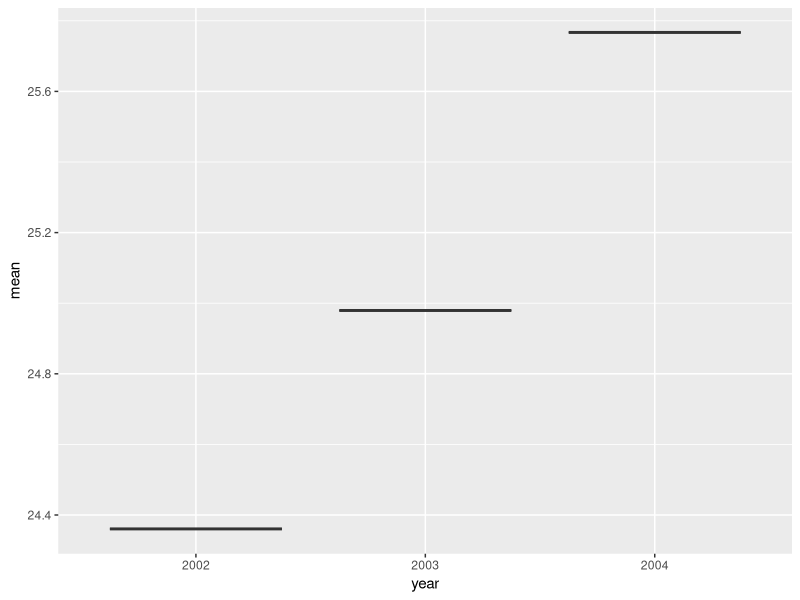
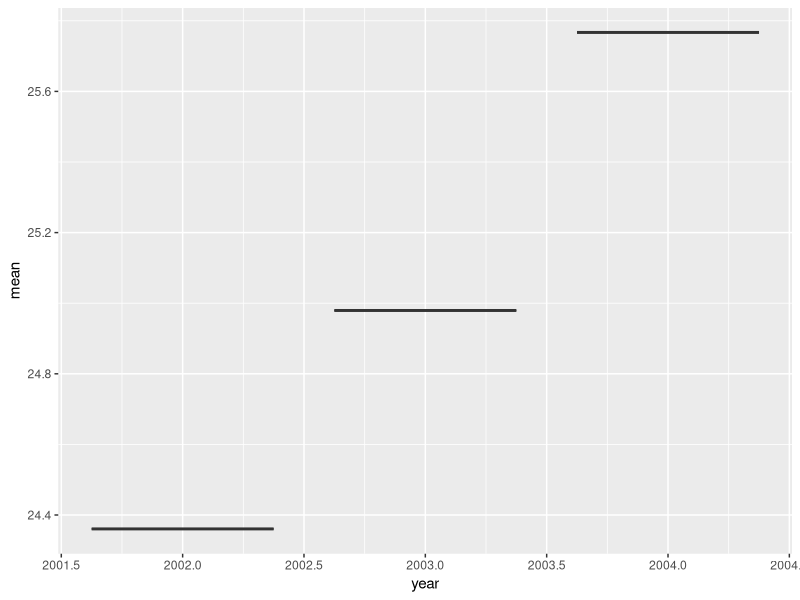

The R script that drew these images, in order:
## ---- chunk 1
knitr::opts_chunk$set(echo = TRUE)
## ---- chunk 2

# purposefully NOT making this a function because I want these variables to be accessible later

library(ggplot2) # for graphics
library(MASS) # for maximum likelihood estimation
library(dplyr)
  
# Read in data
z <- read.csv("Allen et al - Proceedings B Supplementary Data - Raw Data 3.csv",header=TRUE,sep=",")
z$myVar <-z$Mean.Unique.Units.per.Cycle
summary(z)

# Generate relevant summary statistics from data
normPars <- fitdistr(z$myVar,"normal")
print(normPars) #
str(normPars)

zMean <- normPars$estimate["mean"] 
zMean
zSD <- normPars$estimate["sd"] 
zSD
# Using data from Allen et al., 2018 - mean unique units per cycle

# Generate random normal data with the mean and sd from that dataset
mean <- rnorm(n=3,mean=zMean,sd=zSD)
mean
year <- c("2002","2003","2004")
sd <- runif(3)

# make that normal data into a data frame
normz <- data.frame(year,mean,sd)
print(normz)

## ---- chunk 3

# setting up one-way ANOVA - just the first 3 years

# Global Variables

nGroup <-  3
nName <- c("2002","2003","2004") # names of groups
nSize <- c(1,1,1) # number of observations in each group
nSize
nMean <- mean[1:3]
nMean
nSD <- sd
nSD

# function to make a res_var data frame 

getanodata <- function(n_size,nMean,nSD) {
  
  res_var <- data.frame(matrix(nrow=3,ncol=4))
  colnames(res_var) <- c("year","n","value","sd")
  
  for (i in 1:3) {
 
  res_var[i,] <- c(nName[i],nSize[i],nMean[i],nSD[i])
    
  }
  
  return(res_var)
}

res_var <- getanodata(nSize,nMean,nSD)
# res_var <- rep(res_var[,1:3],nSize) # year, n, mean, sd
res_var <- data.frame(res_var)
res_var

year <- res_var[1,]
value <- res_var[,3]


# actual ANOVA! Doing ANOVA between years
anova <- aov(value ~ year,data=res_var)
print(anova)

z <- summary(anova)
print(z)

# plot
ano_plot <- ggplot(anova) +
            aes(year,mean) +
            geom_boxplot()

print(ano_plot)
# I only have 1 mean per year so it looks weird

## ---- chunk 4

library(ggplot2)

res_var <- getanodata(nSize,nMean,nSD)
res_var

BarPlot <- function(res_var) {

  barplotdata <- data.frame(matrix(nrow=3,ncol=4))
  colnames(barplotdata) <- c("year","mean","sd","median")
  
  
  for (i in 1:3) {
  
   barplotdata[i,"year"] <- as.numeric(res_var[i,1])
    
   barplotdata[i,"mean"] <- as.numeric(res_var[i,3]) # already a mean in the dataset given, no need to calculate it
    
   barplotdata[i,"sd"] <- as.numeric(res_var[i,4])
    
   barplotdata[i,"median"] <- normPars$estimate["median"]
  
  }
   
   BarChart <- ggplot(data=barplotdata,
                       aes(year,mean))+geom_boxplot(aes(
                         group=year,
                         lower=(barplotdata[i,2]-barplotdata[i,3]),
                         upper=(barplotdata[i,2]+barplotdata[i,3]),
                         middle=barplotdata[i,4],
                         ymin=(barplotdata[i,2]-3*barplotdata[i,3]),
                         ymax=(barplotdata[i,2]+3*barplotdata[i,3])))

return(print(BarChart))
  
}

BarPlot(res_var)

# again, only 1 mean per year (looks weird!)
